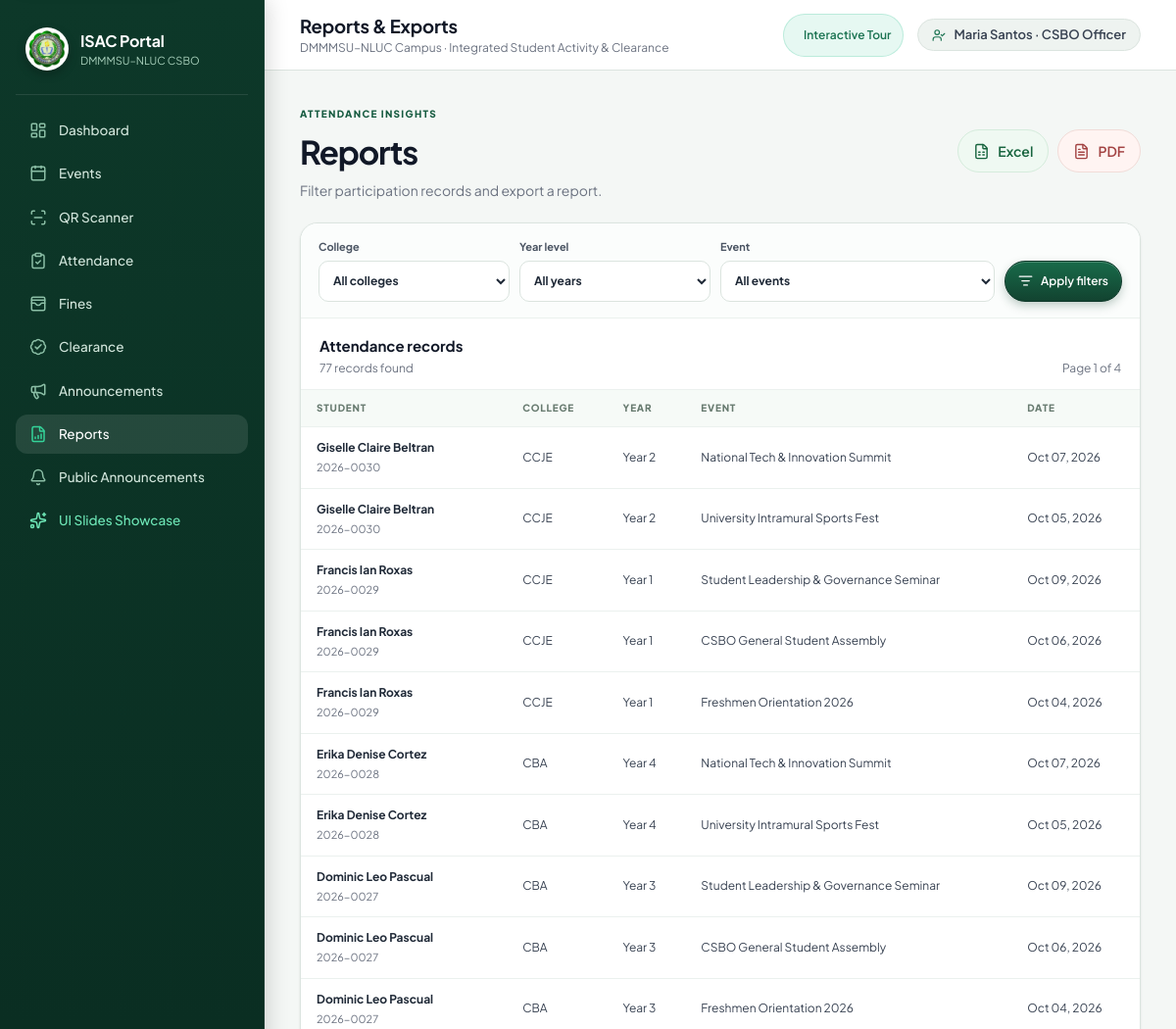
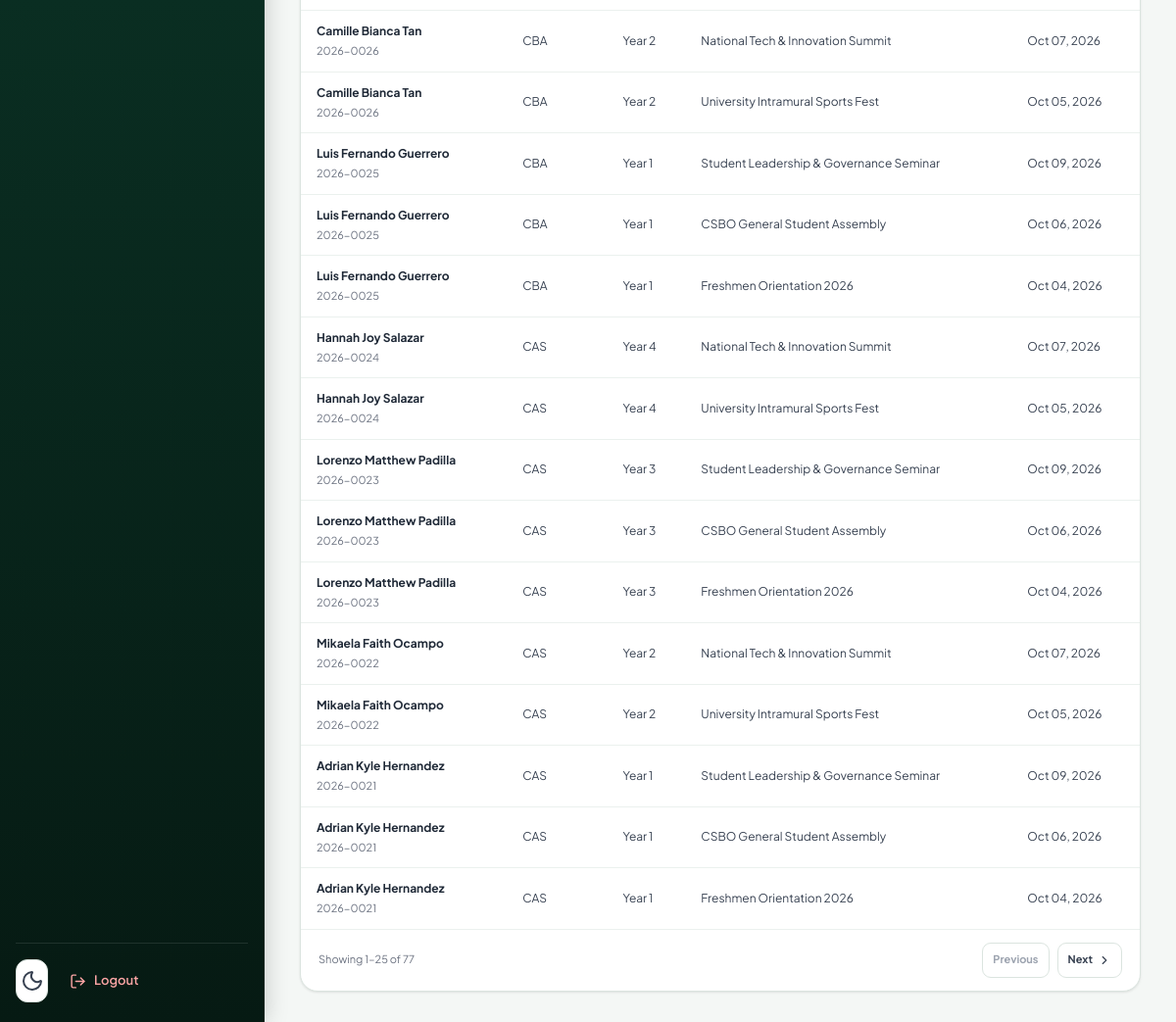
Screenshot of /officer/reports/ (signed in) with the database file from the repository (2 pictures, top to bottom).
### portal/models.py (models this page shows, shortened)
class Profile(models.Model):
    ROLE_CHOICES = [("student","Student"),("officer","CSBO Officer"),("admin","Administrator")]
    user = models.OneToOneField(User, on_delete=models.CASCADE, related_name="profile")
    role = models.CharField(max_length=20, choices=ROLE_CHOICES, default="student")
    requested_role = models.CharField(max_length=20, choices=ROLE_CHOICES, blank=True, default="")
    student_no = models.CharField(max_length=30, unique=True, null=True, blank=True)
    first_name = models.CharField(max_length=80, blank=True)
    middle_name = models.CharField(max_length=80, blank=True)
    last_name = models.CharField(max_length=80, blank=True)
    college = models.ForeignKey(College, on_delete=models.SET_NULL, null=True, blank=True)
    program = models.ForeignKey(Program, on_delete=models.SET_NULL, null=True, blank=True)
    year_level = models.PositiveSmallIntegerField(default=1)
    photo = models.ImageField(upload_to="students/", blank=True, null=True)
    qr_token = models.UUIDField(default=uuid.uuid4, unique=True, editable=False)
    position = models.CharField(max_length=100, blank=True)
    def full_name(self):
        parts = [self.first_name, self.middle_name, self.last_name]
        name = " ".join([p for p in parts if p]).strip()
        return name or self.user.get_full_name() or self.user.username

class AttendanceRecord(models.Model):
    STATUS = [("present","Present"),("absent","Absent"),("excused","Excused"),("corrected","Corrected")]
    event = models.ForeignKey(Event, on_delete=models.CASCADE, related_name="attendance")
    student = models.ForeignKey(Profile, on_delete=models.CASCADE, related_name="attendance")
    scanned_by = models.ForeignKey(User, on_delete=models.PROTECT, related_name="scans")
    scanned_at = models.DateTimeField(auto_now_add=True)
    status = models.CharField(max_length=20, choices=STATUS, default="present")
    class Meta:
        constraints = [models.UniqueConstraint(fields=["event","student"], name="unique_event_student")]
        indexes = [models.Index(fields=["event","scanned_at"]), models.Index(fields=["student","scanned_at"])]

class College(models.Model):
    code = models.CharField(max_length=20, unique=True)
    name = models.CharField(max_length=150)

class Event(models.Model):
    STATUS = [("upcoming","Upcoming"),("ongoing","Ongoing"),("completed","Completed"),("cancelled","Cancelled")]
    title = models.CharField(max_length=180)
    description = models.TextField(blank=True)
    venue = models.CharField(max_length=180)
    event_date = models.DateField()
    start_time = models.TimeField()
    end_time = models.TimeField()
    points = models.PositiveIntegerField(default=1)
    status = models.CharField(max_length=20, choices=STATUS, default="upcoming")
    created_by = models.ForeignKey(User, on_delete=models.PROTECT, related_name="created_events")
    created_at = models.DateTimeField(auto_now_add=True)

### portal/views.py (the view)
        def wrapped(request, *args, **kwargs):
            if not request.user.is_authenticated: return redirect("login")
            role = getattr(getattr(request.user, "profile", None), "role", None)
            if role not in roles:
                messages.error(request, "You do not have permission to access this page.")
                return redirect("dashboard")
            return view(request, *args, **kwargs)

### portal/views.py (called while the page is built)
def role_required(*roles):
    def deco(view):
        def wrapped(request, *args, **kwargs):
            if not request.user.is_authenticated: return redirect("login")
            role = getattr(getattr(request.user, "profile", None), "role", None)
            if role not in roles:
                messages.error(request, "You do not have permission to access this page.")
                return redirect("dashboard")
            return view(request, *args, **kwargs)
        return wrapped
    return deco

@role_required("officer","admin")
def reports(request):
    qs=AttendanceRecord.objects.select_related("student","event").order_by("-scanned_at")
    college=request.GET.get("college",""); year=request.GET.get("year",""); event=request.GET.get("event","")
    if college: qs=qs.filter(student__college__code=college)
    if year: qs=qs.filter(student__year_level=year)
    if event: qs=qs.filter(event_id=event)
    page_obj=Paginator(qs,25).get_page(request.GET.get("page"))
    return render(request,"portal/reports.html",{"records":page_obj.object_list,"page_obj":page_obj,"colleges":College.objects.all(),"events":Event.objects.all(),"filters":request.GET})

### templates/portal/reports.html (shortened to what this page needs)
{% extends "base.html" %}
{% block page_title %}Reports & Exports{% endblock %}
{% block content %}
<section class="module-page">
  <div class="module-heading"><div><span class="module-eyebrow">Attendance insights</span><h2>Reports</h2><p>Filter participation records and export a report.</p></div><div class="report-export-actions"><a class="btn report-export excel" href="{% url 'report_excel' %}?{{ request.GET.urlencode }}"><i data-lucide="file-spreadsheet" aria-hidden="true"></i><span>Excel</span></a><a class="btn report-export pdf" href="{% url 'report_pdf' %}?{{ request.GET.urlencode }}"><i data-lucide="file-text" aria-hidden="true"></i><span>PDF</span></a></div></div>
  <div class="module-panel">
    <form class="module-filter-bar report-filter-bar" method="get">
      <label><span>College</span><select name="college"><option value="">All colleges</option></select></label>
      <label><span>Year level</span><select name="year"><option value="">All years</option>{% for y in "1234" %}<option value="{{ y }}" {% if filters.year == y %}selected{% endif %}>Year {{ y }}</option>{% endfor %}</select></label>
      <label class="report-event-filter"><span>Event</span><select name="event"><option value="">All events</option></select></label>
      <button class="btn primary" type="submit"><i data-lucide="list-filter" aria-hidden="true"></i> Apply filters</button>
    </form>
    <div class="module-table-title"><div><h3>Attendance records</h3><p>{{ page_obj.paginator.count }} record{{ page_obj.paginator.count|pluralize }} found</p></div>{% if page_obj.paginator.num_pages > 1 %}<span>Page {{ page_obj.number }} of {{ page_obj.paginator.num_pages }}</span>{% endif %}</div>
    <div class="module-table-scroll"><table class="module-table reports-table"><thead><tr><th>Student</th><th>College</th><th>Year</th><th>Event</th><th>Date</th></tr></thead><tbody>
      {% for r in records %}<tr><td data-label="Student"><strong>{{ r.student.full_name }}</strong><small>{{ r.student.student_no }}</small></td><td data-label="College">{{ r.student.college.code|default:"—" }}</td><td data-label="Year">Year {{ r.student.year_level }}</td><td data-label="Event">{{ r.event.title }}</td><td data-label="Date">{{ r.event.event_date|date:"M d, Y" }}</td></tr>
      {% empty %}<tr><td class="module-no-results" colspan="5"><i data-lucide="chart-no-axes-column-increasing" aria-hidden="true"></i><strong>No attendance records found</strong><span>Try adjusting your filters.</span></td></tr>{% endfor %}
    </tbody></table></div>
    {% if page_obj.paginator.num_pages > 1 %}<nav class="module-pagination" aria-label="Report pages"><span>Showing {{ page_obj.start_index }}–{{ page_obj.end_index }} of {{ page_obj.paginator.count }}</span><div>
      {% if page_obj.has_previous %}<a href="?college={{ filters.college|urlencode }}&amp;year={{ filters.year|urlencode }}&amp;event={{ filters.event|urlencode }}&amp;page={{ page_obj.previous_page_number }}" rel="prev"><i data-lucide="chevron-left" aria-hidden="true"></i> Previous</a>{% else %}<span class="disabled">Previous</span>{% endif %}
      {% if page_obj.has_next %}<a href="?college={{ filters.college|urlencode }}&amp;year={{ filters.year|urlencode }}&amp;event={{ filters.event|urlencode }}&amp;page={{ page_obj.next_page_number }}" rel="next">Next <i data-lucide="chevron-right" aria-hidden="true"></i></a>{% else %}<span class="disabled">Next</span>{% endif %}
    </div></nav>{% endif %}
  </div>
</section>
{% endblock %}

### templates/base.html (shortened to what this page needs)
{% load static %}
<!doctype html>
<html lang="en" data-theme="light">
<head>
  <link rel="stylesheet" href="{% static 'css/app.css' %}?v=20261007-17">
</head>
<body>
  <div class="app-shell">
    <aside class="sidebar" id="sidebar" aria-label="Main navigation">
      <div class="brand">
        <img src="{% static 'img/csbo-logo.png' %}" alt="CSBO logo">
        <div>
          <b>ISAC Portal</b>
          <small>DMMMSU–NLUC CSBO</small>
        </div>
      </div>
      <nav>
        <a href="{% url 'dashboard' %}" class="{% if request.resolver_match.url_name == 'dashboard' or request.resolver_match.url_name == 'student_dashboard' or request.resolver_match.url_name == 'officer_dashboard' %}active{% endif %}">
          <i data-lucide="layout-dashboard"></i>Dashboard
        </a>
        {% if user.profile.role == 'student' %}
          <a href="{% url 'digital_id' %}" class="{% if request.resolver_match.url_name == 'digital_id' %}active{% endif %}">
            <i data-lucide="id-card"></i>Digital ID
          </a>
          <a href="{% url 'event_calendar' %}" class="{% if request.resolver_match.url_name == 'event_calendar' %}active{% endif %}">
            <i data-lucide="calendar-days"></i>Event Calendar
          </a>
          <a href="{% url 'my_activities' %}" class="{% if request.resolver_match.url_name == 'my_activities' %}active{% endif %}">
            <i data-lucide="activity"></i>My Activities
          </a>
          <a href="{% url 'clearance' %}" class="{% if request.resolver_match.url_name == 'clearance' %}active{% endif %}">
            <i data-lucide="badge-check"></i>Clearance
          </a>
        {% else %}
          <a href="{% url 'events_manage' %}" class="{% if 'event' in request.resolver_match.url_name %}active{% endif %}">
            <i data-lucide="calendar"></i>Events
          </a>
          <a href="{% url 'scanner' %}" class="{% if request.resolver_match.url_name == 'scanner' %}active{% endif %}">
            <i data-lucide="scan-line"></i>QR Scanner
          </a>
          <a href="{% url 'attendance_records' %}" class="{% if request.resolver_match.url_name == 'attendance_records' %}active{% endif %}">
            <i data-lucide="clipboard-check"></i>Attendance
          </a>
          <a href="{% url 'fines' %}" class="{% if 'fine' in request.resolver_match.url_name %}active{% endif %}">
            <i data-lucide="wallet-cards"></i>Fines
          </a>
          <a href="{% url 'clearance_manage' %}" class="{% if 'clearance' in request.resolver_match.url_name %}active{% endif %}">
            <i data-lucide="badge-check"></i>Clearance
          </a>
          <a href="{% url 'announcement_manage' %}" class="{% if 'announcement_manage' in request.resolver_match.url_name %}active{% endif %}">
            <i data-lucide="megaphone"></i>Announcements
          </a>
          <a href="{% url 'reports' %}" class="{% if 'report' in request.resolver_match.url_name %}active{% endif %}">
            <i data-lucide="file-bar-chart"></i>Reports
          </a>
        {% endif %}
        <a href="{% url 'announcements' %}" class="{% if request.resolver_match.url_name == 'announcements' %}active{% endif %}">
          <i data-lucide="bell"></i>Public Announcements
        </a>
        <a href="{% url 'showcase' %}" class="{% if request.resolver_match.url_name == 'showcase' %}active{% endif %}" style="color: #6ee7b7;">
          <i data-lucide="sparkles" style="color: #6ee7b7;"></i>UI Slides Showcase
        </a>
      </nav>
      <div class="sidebar-bottom">
        <button class="icon-btn" id="themeToggle" title="Toggle theme" type="button">
          <i data-lucide="moon"></i>
        </button>
        <form method="post" action="{% url 'logout' %}" style="display:inline; width:100%;">
          <button type="submit" class="logout" style="background:none; border:none; width:100%; cursor:pointer;">
            <i data-lucide="log-out"></i>Logout
          </button>
        </form>
      </div>
    </aside>
    <main class="main" id="main-content" tabindex="-1">
      <header class="topbar">
        <div class="topbar-left">
          <div>
            <h1>{% block page_title %}Dashboard{% endblock %}</h1>
            <span class="crumb">DMMMSU–NLUC Campus · Integrated Student Activity & Clearance</span>
          </div>
        </div>
        <div class="top-actions">
          <a href="{% url 'showcase' %}" class="btn" style="background: rgba(16, 185, 129, 0.1); color: var(--emerald-600); border: 1px solid rgba(16, 185, 129, 0.2); padding: 6px 12px; font-size: 12px; border-radius: 999px;">
             Interactive Tour
          </a>
          <span class="user-chip">
            <i data-lucide="user-check" style="width:14px; height:14px; color:var(--emerald-600);"></i>
            {{ user.get_full_name|default:user.username }} · {{ user.profile.get_role_display|default:"Student" }}
          </span>
        </div>
      </header>
      <div class="content">
        {% block content %}{% endblock %}
      </div>
    </main>
  </div>
</body>
</html>

### rows the page displays
AttendanceRecord: student.full_name "Giselle Claire Beltran", student.student_no "2026-0030", student.college.code "CCJE", student.year_level "2", event "National Tech & Innovation Summit", event.event_date "Oct 07, 2026"
AttendanceRecord: student.full_name "Giselle Claire Beltran", student.student_no "2026-0030", student.college.code "CCJE", student.year_level "2", event "University Intramural Sports Fest", event.event_date "Oct 05, 2026"
AttendanceRecord: student.full_name "Francis Ian Roxas", student.student_no "2026-0029", student.college.code "CCJE", student.year_level "1", event "Student Leadership & Governance Seminar", event.event_date "Oct 09, 2026"
AttendanceRecord: student.full_name "Francis Ian Roxas", student.student_no "2026-0029", student.college.code "CCJE", student.year_level "1", event "CSBO General Student Assembly", event.event_date "Oct 06, 2026"
AttendanceRecord: student.full_name "Francis Ian Roxas", student.student_no "2026-0029", student.college.code "CCJE", student.year_level "1", event "Freshmen Orientation 2026", event.event_date "Oct 04, 2026"
AttendanceRecord: student.full_name "Erika Denise Cortez", student.student_no "2026-0028", student.college.code "CBA", student.year_level "4", event "National Tech & Innovation Summit", event.event_date "Oct 07, 2026"
AttendanceRecord: student.full_name "Erika Denise Cortez", student.student_no "2026-0028", student.college.code "CBA", student.year_level "4", event "University Intramural Sports Fest", event.event_date "Oct 05, 2026"
AttendanceRecord: student.full_name "Dominic Leo Pascual", student.student_no "2026-0027", student.college.code "CBA", student.year_level "3", event "Student Leadership & Governance Seminar", event.event_date "Oct 09, 2026"
AttendanceRecord: student.full_name "Dominic Leo Pascual", student.student_no "2026-0027", student.college.code "CBA", student.year_level "3", event "CSBO General Student Assembly", event.event_date "Oct 06, 2026"
AttendanceRecord: student.full_name "Dominic Leo Pascual", student.student_no "2026-0027", student.college.code "CBA", student.year_level "3", event "Freshmen Orientation 2026", event.event_date "Oct 04, 2026"
AttendanceRecord: student.full_name "Camille Bianca Tan", student.student_no "2026-0026", student.college.code "CBA", student.year_level "2", event "National Tech & Innovation Summit", event.event_date "Oct 07, 2026"
AttendanceRecord: student.full_name "Camille Bianca Tan", student.student_no "2026-0026", student.college.code "CBA", student.year_level "2", event "University Intramural Sports Fest", event.event_date "Oct 05, 2026"
AttendanceRecord: student.full_name "Luis Fernando Guerrero", student.student_no "2026-0025", student.college.code "CBA", student.year_level "1", event "Student Leadership & Governance Seminar", event.event_date "Oct 09, 2026"
AttendanceRecord: student.full_name "Luis Fernando Guerrero", student.student_no "2026-0025", student.college.code "CBA", student.year_level "1", event "CSBO General Student Assembly", event.event_date "Oct 06, 2026"
AttendanceRecord: student.full_name "Luis Fernando Guerrero", student.student_no "2026-0025", student.college.code "CBA", student.year_level "1", event "Freshmen Orientation 2026", event.event_date "Oct 04, 2026"
AttendanceRecord: student.full_name "Hannah Joy Salazar", student.student_no "2026-0024", student.college.code "CAS", student.year_level "4", event "National Tech & Innovation Summit", event.event_date "Oct 07, 2026"
AttendanceRecord: student.full_name "Hannah Joy Salazar", student.student_no "2026-0024", student.college.code "CAS", student.year_level "4", event "University Intramural Sports Fest", event.event_date "Oct 05, 2026"
AttendanceRecord: student.full_name "Lorenzo Matthew Padilla", student.student_no "2026-0023", student.college.code "CAS", student.year_level "3", event "Student Leadership & Governance Seminar", event.event_date "Oct 09, 2026"
AttendanceRecord: student.full_name "Lorenzo Matthew Padilla", student.student_no "2026-0023", student.college.code "CAS", student.year_level "3", event "CSBO General Student Assembly", event.event_date "Oct 06, 2026"
AttendanceRecord: student.full_name "Lorenzo Matthew Padilla", student.student_no "2026-0023", student.college.code "CAS", student.year_level "3", event "Freshmen Orientation 2026", event.event_date "Oct 04, 2026"
AttendanceRecord: student.full_name "Mikaela Faith Ocampo", student.student_no "2026-0022", student.college.code "CAS", student.year_level "2", event "National Tech & Innovation Summit", event.event_date "Oct 07, 2026"
AttendanceRecord: student.full_name "Mikaela Faith Ocampo", student.student_no "2026-0022", student.college.code "CAS", student.year_level "2", event "University Intramural Sports Fest", event.event_date "Oct 05, 2026"
AttendanceRecord: student.full_name "Adrian Kyle Hernandez", student.student_no "2026-0021", student.college.code "CAS", student.year_level "1", event "Student Leadership & Governance Seminar", event.event_date "Oct 09, 2026"
AttendanceRecord: student.full_name "Adrian Kyle Hernandez", student.student_no "2026-0021", student.college.code "CAS", student.year_level "1", event "CSBO General Student Assembly", event.event_date "Oct 06, 2026"
AttendanceRecord: student.full_name "Adrian Kyle Hernandez", student.student_no "2026-0021", student.college.code "CAS", student.year_level "1", event "Freshmen Orientation 2026", event.event_date "Oct 04, 2026"

### other values shown
{{ user.get_full_name|default:user.username }} "Maria Santos"
{{ user.profile.get_role_display|default:"Student" }} "CSBO Officer"
{{ page_obj.paginator.count }} "77"
{{ page_obj.number }} "1"
{{ page_obj.paginator.num_pages }} "4"
{{ page_obj.start_index }} "1"
{{ page_obj.end_index }} "25"
